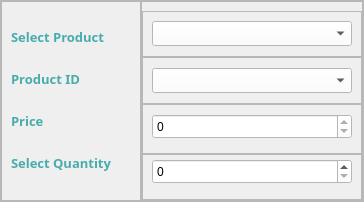
                     <widget class="QFrame" name="frame_15">
                      <property name="frameShape">
                       <enum>QFrame::StyledPanel</enum>
                      </property>
                      <property name="frameShadow">
                       <enum>QFrame::Raised</enum>
                      </property>
                      <layout class="QHBoxLayout" name="horizontalLayout_9">
                       <property name="spacing">
                        <number>0</number>
                       </property>
                       <property name="leftMargin">
                        <number>0</number>
                       </property>
                       <property name="topMargin">
                        <number>0</number>
                       </property>
                       <property name="rightMargin">
                        <number>0</number>
                       </property>
                       <property name="bottomMargin">
                        <number>0</number>
                       </property>
                       <item>
                        <widget class="QFrame" name="frame_16">
                         <property name="minimumSize">
                          <size>
                           <width>0</width>
                           <height>200</height>
                          </size>
                         </property>
                         <property name="maximumSize">
                          <size>
                           <width>140</width>
                           <height>16777215</height>
                          </size>
                         </property>
                         <property name="frameShape">
                          <enum>QFrame::StyledPanel</enum>
                         </property>
                         <property name="frameShadow">
                          <enum>QFrame::Raised</enum>
                         </property>
                         <layout class="QVBoxLayout" name="verticalLayout_13">
                          <item>
                           <widget class="QLabel" name="label_57">
                            <property name="minimumSize">
                             <size>
                              <width>160</width>
                              <height>0</height>
                             </size>
                            </property>
                            <property name="maximumSize">
                             <size>
                              <width>120</width>
                              <height>20</height>
                             </size>
                            </property>
                            <property name="font">
                             <font>
                              <family>Century Gothic</family>
                              <pointsize>10</pointsize>
                              <weight>75</weight>
                              <bold>true</bold>
                             </font>
                            </property>
                            <property name="styleSheet">
                             <string notr="true">color:#48ACAC</string>
                            </property>
                            <property name="text">
                             <string>Select Product                 </string>
                            </property>
                           </widget>
                          </item>
                          <item>
                           <widget class="QLabel" name="label_61">
                            <property name="minimumSize">
                             <size>
                              <width>160</width>
                              <height>0</height>
                             </size>
                            </property>
                            <property name="maximumSize">
                             <size>
                              <width>120</width>
                              <height>20</height>
                             </size>
                            </property>
                            <property name="font">
                             <font>
                              <family>Century Gothic</family>
                              <pointsize>10</pointsize>
                              <weight>75</weight>
                              <bold>true</bold>
                             </font>
                            </property>
                            <property name="styleSheet">
                             <string notr="true">color:#48ACAC</string>
                            </property>
                            <property name="text">
                             <string>Product ID</string>
                            </property>
                           </widget>
                          </item>
                          <item>
                           <widget class="QLabel" name="label_69">
                            <property name="minimumSize">
                             <size>
                              <width>160</width>
                              <height>0</height>
                             </size>
                            </property>
                            <property name="maximumSize">
                             <size>
                              <width>120</width>
                              <height>20</height>
                             </size>
                            </property>
                            <property name="font">
                             <font>
                              <family>Century Gothic</family>
                              <pointsize>10</pointsize>
                              <weight>75</weight>
                              <bold>true</bold>
                             </font>
                            </property>
                            <property name="styleSheet">
                             <string notr="true">color:#48ACAC</string>
                            </property>
                            <property name="text">
                             <string>Price</string>
                            </property>
                           </widget>
                          </item>
                          <item>
                           <widget class="QLabel" name="label_60">
                            <property name="minimumSize">
                             <size>
                              <width>160</width>
                              <height>0</height>
                             </size>
                            </property>
                            <property name="maximumSize">
                             <size>
                              <width>120</width>
                              <height>20</height>
                             </size>
                            </property>
                            <property name="font">
                             <font>
                              <family>Century Gothic</family>
                              <pointsize>10</pointsize>
                              <weight>75</weight>
                              <bold>true</bold>
                             </font>
                            </property>
                            <property name="styleSheet">
                             <string notr="true">color:#48ACAC</string>
                            </property>
                            <property name="text">
                             <string>Select Quantity</string>
                            </property>
                           </widget>
                          </item>
                         </layout>
                        </widget>
                       </item>
                       <item>
                        <widget class="QFrame" name="frame_17">
                         <property name="minimumSize">
                          <size>
                           <width>0</width>
                           <height>200</height>
                          </size>
                         </property>
                         <property name="frameShape">
                          <enum>QFrame::StyledPanel</enum>
                         </property>
                         <property name="frameShadow">
                          <enum>QFrame::Raised</enum>
                         </property>
                         <layout class="QGridLayout" name="gridLayout_2">
                          <property name="leftMargin">
                           <number>0</number>
                          </property>
                          <property name="topMargin">
                           <number>9</number>
                          </property>
                          <property name="rightMargin">
                           <number>0</number>
                          </property>
                          <property name="bottomMargin">
                           <number>0</number>
                          </property>
                          <property name="spacing">
                           <number>0</number>
                          </property>
                          <item row="0" column="0">
                           <widget class="QFrame" name="frame_32">
                            <property name="frameShape">
                             <enum>QFrame::StyledPanel</enum>
                            </property>
                            <property name="frameShadow">
                             <enum>QFrame::Raised</enum>
                            </property>
                            <layout class="QVBoxLayout" name="verticalLayout_21">
                             <item>
                              <widget class="QComboBox" name="cmbxProduct">
                               <property name="minimumSize">
                                <size>
                                 <width>200</width>
                                 <height>25</height>
                                </size>
                               </property>
                               <property name="styleSheet">
                                <string notr="true">background-color: rgb(255, 255, 255);</string>
                               </property>
                              </widget>
                             </item>
                            </layout>
                           </widget>
                          </item>
                          <item row="1" column="0">
                           <widget class="QFrame" name="frame_33">
                            <property name="frameShape">
                             <enum>QFrame::StyledPanel</enum>
                            </property>
                            <property name="frameShadow">
                             <enum>QFrame::Raised</enum>
                            </property>
                            <layout class="QVBoxLayout" name="verticalLayout_20">
                             <item>
                              <widget class="QComboBox" name="cmbxProductID">
                               <property name="minimumSize">
                                <size>
                                 <width>200</width>
                                 <height>25</height>
                                </size>
                               </property>
                               <property name="styleSheet">
                                <string notr="true">background-color: rgb(255, 255, 255);</string>
                               </property>
                              </widget>
                             </item>
                            </layout>
                           </widget>
                          </item>
                          <item row="3" column="0">
                           <widget class="QFrame" name="frame_35">
                            <property name="frameShape">
                             <enum>QFrame::StyledPanel</enum>
                            </property>
                            <property name="frameShadow">
                             <enum>QFrame::Raised</enum>
                            </property>
                            <layout class="QVBoxLayout" name="verticalLayout_18">
                             <property name="spacing">
                              <number>0</number>
                             </property>
                             <property name="topMargin">
                              <number>4</number>
                             </property>
                             <property name="bottomMargin">
                              <number>0</number>
                             </property>
                             <item>
                              <widget class="QSpinBox" name="spnbxQuantity">
                               <property name="minimumSize">
                                <size>
                                 <width>200</width>
                                 <height>25</height>
                                </size>
                               </property>
                               <property name="styleSheet">
                                <string notr="true">background-color: rgb(255, 255, 255);</string>
                               </property>
                               <property name="inputMethodHints">
                                <set>Qt::ImhHiddenText|Qt::ImhPreferNumbers</set>
                               </property>
                               <property name="readOnly">
                                <bool>false</bool>
                               </property>
                               <property name="maximum">
                                <number>1000000</number>
                               </property>
                              </widget>
                             </item>
                             <item>
                              <widget class="QLabel" name="lblQuantityError">
                               <property name="font">
                                <font>
                                 <underline>true</underline>
                                </font>
                               </property>
                               <property name="styleSheet">
                                <string notr="true">color: rgb(255, 0, 0);</string>
                               </property>
                               <property name="text">
                                <string/>
                               </property>
                              </widget>
                             </item>
                            </layout>
                           </widget>
                          </item>
                          <item row="2" column="0">
                           <widget class="QFrame" name="frame_34">
                            <property name="frameShape">
                             <enum>QFrame::StyledPanel</enum>
                            </property>
                            <property name="frameShadow">
                             <enum>QFrame::Raised</enum>
                            </property>
                            <layout class="QVBoxLayout" name="verticalLayout_19">
                             <property name="spacing">
                              <number>0</number>
                             </property>
                             <property name="topMargin">
                              <number>9</number>
                             </property>
                             <property name="bottomMargin">
                              <number>0</number>
                             </property>
                             <item>
                              <widget class="QSpinBox" name="spnbxPrice">
                               <property name="minimumSize">
                                <size>
                                 <width>0</width>
                                 <height>25</height>
                                </size>
                               </property>
                               <property name="styleSheet">
                                <string notr="true">background-color: rgb(255, 255, 255);</string>
                               </property>
                               <property name="readOnly">
                                <bool>true</bool>
                               </property>
                               <property name="maximum">
                                <number>999999999</number>
                               </property>
                              </widget>
                             </item>
                             <item>
                              <widget class="QLabel" name="lblPriceError">
                               <property name="font">
                                <font>
                                 <underline>true</underline>
                                </font>
                               </property>
                               <property name="styleSheet">
                                <string notr="true">color: rgb(255, 0, 0);</string>
                               </property>
                               <property name="text">
                                <string/>
                               </property>
                              </widget>
                             </item>
                            </layout>
                           </widget>
                          </item>
                         </layout>
                        </widget>
                       </item>
                      </layout>
                     </widget>
